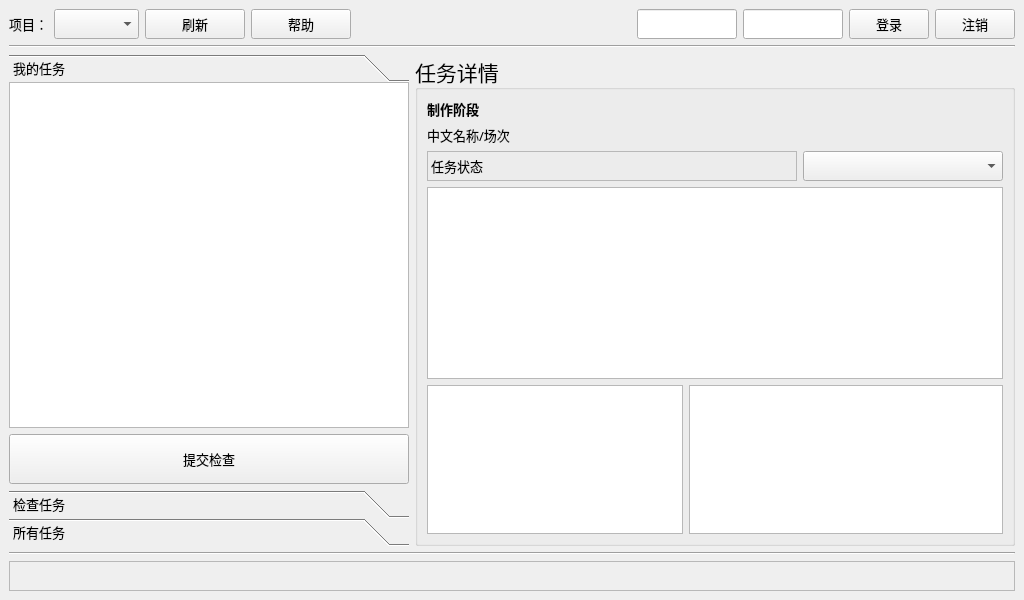
<?xml version="1.0" encoding="UTF-8"?>
<ui version="4.0">
 <class>CGTWWin</class>
 <widget class="QMainWindow" name="CGTWWin">
  <property name="geometry">
   <rect>
    <x>0</x>
    <y>0</y>
    <width>1024</width>
    <height>600</height>
   </rect>
  </property>
  <property name="minimumSize">
   <size>
    <width>1024</width>
    <height>600</height>
   </size>
  </property>
  <property name="windowTitle">
   <string>Teamwork</string>
  </property>
  <widget class="QWidget" name="centralwidget">
   <layout class="QVBoxLayout" name="verticalLayout_2" stretch="0,0,1,0,0">
    <item>
     <layout class="QHBoxLayout" name="horizontalLayout">
      <item>
       <widget class="QLabel" name="label">
        <property name="sizePolicy">
         <sizepolicy hsizetype="Minimum" vsizetype="Preferred">
          <horstretch>0</horstretch>
          <verstretch>0</verstretch>
         </sizepolicy>
        </property>
        <property name="maximumSize">
         <size>
          <width>50</width>
          <height>16777215</height>
         </size>
        </property>
        <property name="font">
         <font>
          <family>微软雅黑</family>
          <pointsize>10</pointsize>
         </font>
        </property>
        <property name="text">
         <string>项目：</string>
        </property>
       </widget>
      </item>
      <item>
       <widget class="QComboBox" name="CGTWCBProject">
        <property name="sizePolicy">
         <sizepolicy hsizetype="Minimum" vsizetype="Fixed">
          <horstretch>0</horstretch>
          <verstretch>0</verstretch>
         </sizepolicy>
        </property>
        <property name="minimumSize">
         <size>
          <width>85</width>
          <height>30</height>
         </size>
        </property>
        <property name="font">
         <font>
          <family>微软雅黑</family>
          <pointsize>10</pointsize>
         </font>
        </property>
       </widget>
      </item>
      <item>
       <widget class="QPushButton" name="CGTWBtnRefresh">
        <property name="minimumSize">
         <size>
          <width>100</width>
          <height>30</height>
         </size>
        </property>
        <property name="font">
         <font>
          <family>微软雅黑</family>
          <pointsize>10</pointsize>
         </font>
        </property>
        <property name="text">
         <string>刷新</string>
        </property>
       </widget>
      </item>
      <item>
       <widget class="QPushButton" name="CGTWBtnHelp">
        <property name="minimumSize">
         <size>
          <width>100</width>
          <height>30</height>
         </size>
        </property>
        <property name="font">
         <font>
          <family>微软雅黑</family>
          <pointsize>10</pointsize>
         </font>
        </property>
        <property name="text">
         <string>帮助</string>
        </property>
       </widget>
      </item>
      <item>
       <widget class="QLabel" name="CGTWLBLUser">
        <property name="sizePolicy">
         <sizepolicy hsizetype="Expanding" vsizetype="Preferred">
          <horstretch>0</horstretch>
          <verstretch>0</verstretch>
         </sizepolicy>
        </property>
        <property name="font">
         <font>
          <family>微软雅黑</family>
          <pointsize>10</pointsize>
         </font>
        </property>
        <property name="text">
         <string/>
        </property>
        <property name="alignment">
         <set>Qt::AlignRight|Qt::AlignTrailing|Qt::AlignVCenter</set>
        </property>
       </widget>
      </item>
      <item>
       <widget class="QLineEdit" name="CGTWLEUsername">
        <property name="sizePolicy">
         <sizepolicy hsizetype="Minimum" vsizetype="Fixed">
          <horstretch>0</horstretch>
          <verstretch>0</verstretch>
         </sizepolicy>
        </property>
        <property name="minimumSize">
         <size>
          <width>100</width>
          <height>30</height>
         </size>
        </property>
        <property name="maximumSize">
         <size>
          <width>100</width>
          <height>16777215</height>
         </size>
        </property>
        <property name="alignment">
         <set>Qt::AlignCenter</set>
        </property>
       </widget>
      </item>
      <item>
       <widget class="QLineEdit" name="CGTWLEPassword">
        <property name="sizePolicy">
         <sizepolicy hsizetype="Minimum" vsizetype="Fixed">
          <horstretch>0</horstretch>
          <verstretch>0</verstretch>
         </sizepolicy>
        </property>
        <property name="minimumSize">
         <size>
          <width>100</width>
          <height>30</height>
         </size>
        </property>
        <property name="maximumSize">
         <size>
          <width>100</width>
          <height>16777215</height>
         </size>
        </property>
        <property name="alignment">
         <set>Qt::AlignCenter</set>
        </property>
       </widget>
      </item>
      <item>
       <widget class="QPushButton" name="CGTWBtnConnect">
        <property name="sizePolicy">
         <sizepolicy hsizetype="Minimum" vsizetype="Fixed">
          <horstretch>0</horstretch>
          <verstretch>0</verstretch>
         </sizepolicy>
        </property>
        <property name="minimumSize">
         <size>
          <width>80</width>
          <height>30</height>
         </size>
        </property>
        <property name="font">
         <font>
          <family>微软雅黑</family>
          <pointsize>10</pointsize>
         </font>
        </property>
        <property name="text">
         <string>登录</string>
        </property>
       </widget>
      </item>
      <item>
       <widget class="QPushButton" name="CGTWLEDeregister">
        <property name="minimumSize">
         <size>
          <width>80</width>
          <height>30</height>
         </size>
        </property>
        <property name="font">
         <font>
          <family>微软雅黑</family>
          <pointsize>10</pointsize>
         </font>
        </property>
        <property name="text">
         <string>注销</string>
        </property>
       </widget>
      </item>
     </layout>
    </item>
    <item>
     <widget class="Line" name="line">
      <property name="orientation">
       <enum>Qt::Horizontal</enum>
      </property>
     </widget>
    </item>
    <item>
     <layout class="QHBoxLayout" name="horizontalLayout_2" stretch="0,1">
      <item>
       <layout class="QVBoxLayout" name="verticalLayout" stretch="0">
        <item>
         <widget class="QToolBox" name="toolBox">
          <property name="minimumSize">
           <size>
            <width>400</width>
            <height>0</height>
           </size>
          </property>
          <property name="font">
           <font>
            <family>微软雅黑</family>
            <pointsize>10</pointsize>
           </font>
          </property>
          <property name="currentIndex">
           <number>0</number>
          </property>
          <property name="tabSpacing">
           <number>0</number>
          </property>
          <widget class="QWidget" name="CGTWPageTask">
           <property name="geometry">
            <rect>
             <x>0</x>
             <y>0</y>
             <width>400</width>
             <height>405</height>
            </rect>
           </property>
           <property name="font">
            <font>
             <family>微软雅黑</family>
             <pointsize>10</pointsize>
            </font>
           </property>
           <attribute name="label">
            <string>我的任务</string>
           </attribute>
           <layout class="QVBoxLayout" name="verticalLayout_4">
            <property name="leftMargin">
             <number>0</number>
            </property>
            <property name="topMargin">
             <number>0</number>
            </property>
            <property name="rightMargin">
             <number>0</number>
            </property>
            <property name="bottomMargin">
             <number>6</number>
            </property>
            <item>
             <widget class="QTreeView" name="CGTWTVTask">
              <property name="font">
               <font>
                <family>微软雅黑</family>
                <pointsize>10</pointsize>
               </font>
              </property>
              <property name="alternatingRowColors">
               <bool>true</bool>
              </property>
              <property name="indentation">
               <number>21</number>
              </property>
              <property name="animated">
               <bool>true</bool>
              </property>
              <property name="headerHidden">
               <bool>true</bool>
              </property>
             </widget>
            </item>
            <item>
             <widget class="QPushButton" name="CGTWBtnSubmit">
              <property name="minimumSize">
               <size>
                <width>0</width>
                <height>50</height>
               </size>
              </property>
              <property name="font">
               <font>
                <family>微软雅黑</family>
                <pointsize>10</pointsize>
               </font>
              </property>
              <property name="text">
               <string>提交检查</string>
              </property>
             </widget>
            </item>
           </layout>
          </widget>
          <widget class="QWidget" name="CGTWPageCheck">
           <property name="geometry">
            <rect>
             <x>0</x>
             <y>0</y>
             <width>400</width>
             <height>405</height>
            </rect>
           </property>
           <attribute name="label">
            <string>检查任务</string>
           </attribute>
           <layout class="QVBoxLayout" name="verticalLayout_5">
            <property name="leftMargin">
             <number>0</number>
            </property>
            <property name="topMargin">
             <number>0</number>
            </property>
            <property name="rightMargin">
             <number>0</number>
            </property>
            <property name="bottomMargin">
             <number>6</number>
            </property>
            <item>
             <widget class="QTreeView" name="CGTWTVCheck">
              <property name="font">
               <font>
                <family>微软雅黑</family>
                <pointsize>10</pointsize>
               </font>
              </property>
              <property name="alternatingRowColors">
               <bool>true</bool>
              </property>
              <property name="indentation">
               <number>21</number>
              </property>
              <property name="animated">
               <bool>true</bool>
              </property>
              <property name="headerHidden">
               <bool>true</bool>
              </property>
             </widget>
            </item>
            <item>
             <layout class="QHBoxLayout" name="horizontalLayout_5">
              <item>
               <widget class="QPushButton" name="CGTWBtnRetake">
                <property name="minimumSize">
                 <size>
                  <width>0</width>
                  <height>50</height>
                 </size>
                </property>
                <property name="font">
                 <font>
                  <family>微软雅黑</family>
                  <pointsize>10</pointsize>
                 </font>
                </property>
                <property name="text">
                 <string>回退</string>
                </property>
               </widget>
              </item>
              <item>
               <widget class="QPushButton" name="CGTWBtnFinal">
                <property name="minimumSize">
                 <size>
                  <width>0</width>
                  <height>50</height>
                 </size>
                </property>
                <property name="font">
                 <font>
                  <family>微软雅黑</family>
                  <pointsize>10</pointsize>
                 </font>
                </property>
                <property name="text">
                 <string>发布</string>
                </property>
               </widget>
              </item>
             </layout>
            </item>
           </layout>
          </widget>
          <widget class="QWidget" name="CGTWPageAll">
           <property name="geometry">
            <rect>
             <x>0</x>
             <y>0</y>
             <width>400</width>
             <height>405</height>
            </rect>
           </property>
           <attribute name="label">
            <string>所有任务</string>
           </attribute>
           <layout class="QVBoxLayout" name="verticalLayout_6">
            <property name="margin">
             <number>0</number>
            </property>
            <item>
             <widget class="QTreeView" name="CGTWTVAll">
              <property name="font">
               <font>
                <family>微软雅黑</family>
                <pointsize>10</pointsize>
               </font>
              </property>
              <property name="alternatingRowColors">
               <bool>true</bool>
              </property>
              <property name="indentation">
               <number>21</number>
              </property>
              <property name="animated">
               <bool>true</bool>
              </property>
              <property name="headerHidden">
               <bool>true</bool>
              </property>
             </widget>
            </item>
           </layout>
          </widget>
         </widget>
        </item>
       </layout>
      </item>
      <item>
       <widget class="QGroupBox" name="CGTWGBInfo">
        <property name="minimumSize">
         <size>
          <width>450</width>
          <height>0</height>
         </size>
        </property>
        <property name="font">
         <font>
          <family>微软雅黑</family>
          <pointsize>16</pointsize>
         </font>
        </property>
        <property name="title">
         <string>任务详情</string>
        </property>
        <property name="alignment">
         <set>Qt::AlignLeading|Qt::AlignLeft|Qt::AlignVCenter</set>
        </property>
        <layout class="QVBoxLayout" name="verticalLayout_7" stretch="0,0,0,0,1">
         <item>
          <widget class="QLabel" name="CGTWLBLInfoPipeline">
           <property name="minimumSize">
            <size>
             <width>200</width>
             <height>20</height>
            </size>
           </property>
           <property name="font">
            <font>
             <family>微软雅黑</family>
             <pointsize>10</pointsize>
             <weight>75</weight>
             <bold>true</bold>
            </font>
           </property>
           <property name="text">
            <string>制作阶段</string>
           </property>
          </widget>
         </item>
         <item>
          <widget class="QLabel" name="CGTWLBLInfoType">
           <property name="minimumSize">
            <size>
             <width>0</width>
             <height>20</height>
            </size>
           </property>
           <property name="font">
            <font>
             <family>微软雅黑</family>
             <pointsize>10</pointsize>
            </font>
           </property>
           <property name="text">
            <string>中文名称/场次</string>
           </property>
          </widget>
         </item>
         <item>
          <layout class="QHBoxLayout" name="horizontalLayout_4" stretch="1,0">
           <item>
            <widget class="QLabel" name="CGTWLBLStatus">
             <property name="minimumSize">
              <size>
               <width>0</width>
               <height>30</height>
              </size>
             </property>
             <property name="font">
              <font>
               <family>微软雅黑</family>
               <pointsize>10</pointsize>
              </font>
             </property>
             <property name="frameShape">
              <enum>QFrame::StyledPanel</enum>
             </property>
             <property name="frameShadow">
              <enum>QFrame::Sunken</enum>
             </property>
             <property name="text">
              <string>任务状态</string>
             </property>
            </widget>
           </item>
           <item>
            <widget class="QComboBox" name="CGTWCBFile">
             <property name="minimumSize">
              <size>
               <width>200</width>
               <height>30</height>
              </size>
             </property>
             <property name="font">
              <font>
               <family>微软雅黑</family>
               <pointsize>10</pointsize>
              </font>
             </property>
            </widget>
           </item>
          </layout>
         </item>
         <item>
          <widget class="QTreeView" name="CGTWTVFileHistory">
           <property name="font">
            <font>
             <family>微软雅黑</family>
             <pointsize>10</pointsize>
            </font>
           </property>
           <property name="contextMenuPolicy">
            <enum>Qt::CustomContextMenu</enum>
           </property>
           <property name="dragDropMode">
            <enum>QAbstractItemView::DragOnly</enum>
           </property>
           <property name="alternatingRowColors">
            <bool>true</bool>
           </property>
           <property name="indentation">
            <number>0</number>
           </property>
          </widget>
         </item>
         <item>
          <widget class="QFrame" name="CGTWFrmInfo">
           <layout class="QHBoxLayout" name="horizontalLayout_3" stretch="0,1">
            <property name="margin">
             <number>0</number>
            </property>
            <item>
             <widget class="QTreeView" name="CGTWTVFileLink">
              <property name="font">
               <font>
                <family>微软雅黑</family>
                <pointsize>10</pointsize>
               </font>
              </property>
              <property name="contextMenuPolicy">
               <enum>Qt::CustomContextMenu</enum>
              </property>
              <property name="alternatingRowColors">
               <bool>true</bool>
              </property>
              <property name="indentation">
               <number>0</number>
              </property>
             </widget>
            </item>
            <item>
             <widget class="QListView" name="CGTWLVFileLink">
              <property name="font">
               <font>
                <family>微软雅黑</family>
                <pointsize>10</pointsize>
               </font>
              </property>
              <property name="contextMenuPolicy">
               <enum>Qt::CustomContextMenu</enum>
              </property>
              <property name="dragDropMode">
               <enum>QAbstractItemView::DragOnly</enum>
              </property>
              <property name="alternatingRowColors">
               <bool>true</bool>
              </property>
             </widget>
            </item>
           </layout>
          </widget>
         </item>
        </layout>
       </widget>
      </item>
     </layout>
    </item>
    <item>
     <widget class="Line" name="line_2">
      <property name="orientation">
       <enum>Qt::Horizontal</enum>
      </property>
     </widget>
    </item>
    <item>
     <widget class="QLabel" name="CGTWLBLResult">
      <property name="minimumSize">
       <size>
        <width>0</width>
        <height>30</height>
       </size>
      </property>
      <property name="font">
       <font>
        <family>微软雅黑</family>
        <pointsize>10</pointsize>
       </font>
      </property>
      <property name="contextMenuPolicy">
       <enum>Qt::CustomContextMenu</enum>
      </property>
      <property name="frameShape">
       <enum>QFrame::StyledPanel</enum>
      </property>
      <property name="frameShadow">
       <enum>QFrame::Sunken</enum>
      </property>
     </widget>
    </item>
   </layout>
  </widget>
 </widget>
 <resources/>
 <connections/>
</ui>
